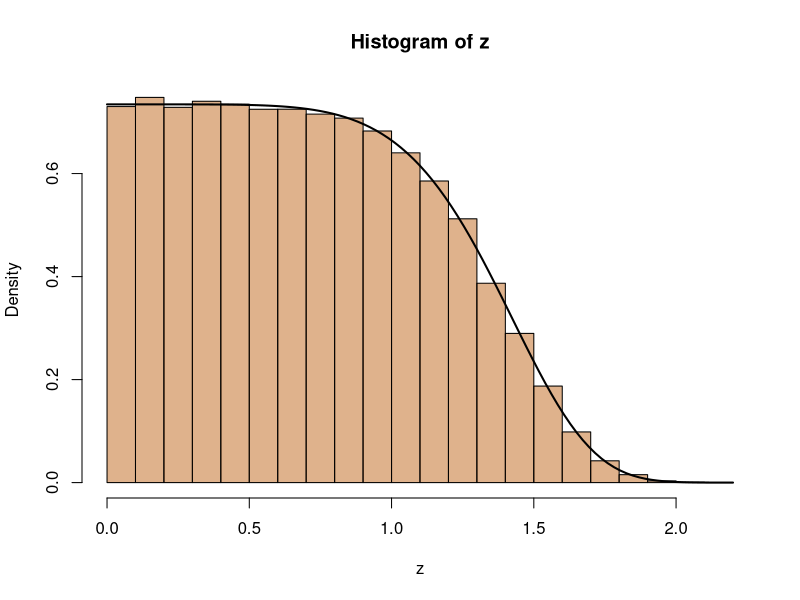
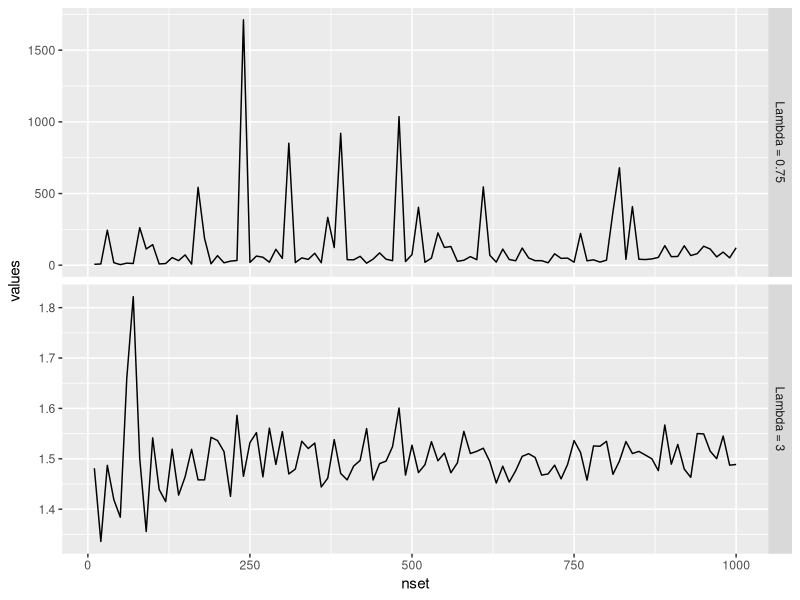

R code for these plots, in order:
## ---- chunk 1
knitr::opts_chunk$set(echo = FALSE)
## ---- chunk 2
lambda = 1/10
alpha = 1/6
n = 1e5
y = rgamma(n,shape = alpha, rate = lambda)
z = y^alpha
## ---- chunk 3
hist(z, breaks = 30, freq = F, col = rgb(0.75,0.4,0.1,0.5)) # z is your sample
lambda = 1/10; alpha = 1/6
target <- function(x){exp(-lambda*x^(1/alpha))/
integrate(function(x) exp(-lambda*x^(1/alpha)),0,Inf)$value}
curve(target,lwd=2,add=T)
## ---- chunk 4
paretomean <- function(n,x_m,lambda){return(mean(x_m/runif(n)^(1/lambda)))}
## ---- chunk 5

lambda1 = 3
lambda2 = 0.75
nset = 10*{c(1:1e2)} # or any sequence you like

paretomeans.1 = paretomeans.2 = NULL # initialize

for(i in 1:length(nset)){
  n = nset[i]
  ## paretomean(n,x_m,lambda) returns the Monte Carlo mean
  
  paretomeans.1 = c(paretomeans.1,paretomean(n, x_m = 1, lambda = lambda1))
    paretomeans.2 = c(paretomeans.2,paretomean(n, x_m = 1, lambda = lambda2))
}

pareto.data = rbind(data.frame(values = paretomeans.1, 
                               type= "Lambda = 3"),
                    data.frame(values = paretomeans.2, 
                               type= "Lambda = 0.75"))
pareto.data = cbind(pareto.data, nset)

library(ggplot2) 
ggplot(pareto.data, aes(x = nset, y = values, group = type))+
  geom_line()+facet_grid(type~., scales = "free_y")
